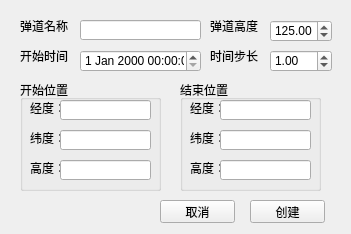
<?xml version="1.0" encoding="UTF-8"?>
<ui version="4.0">
 <class>TrajectoryForm</class>
 <widget class="QWidget" name="TrajectoryForm">
  <property name="geometry">
   <rect>
    <x>0</x>
    <y>0</y>
    <width>351</width>
    <height>234</height>
   </rect>
  </property>
  <property name="windowTitle">
   <string>Form</string>
  </property>
  <widget class="QLabel" name="label">
   <property name="geometry">
    <rect>
     <x>20</x>
     <y>20</y>
     <width>54</width>
     <height>12</height>
    </rect>
   </property>
   <property name="text">
    <string>弹道名称</string>
   </property>
  </widget>
  <widget class="QLineEdit" name="leName">
   <property name="geometry">
    <rect>
     <x>80</x>
     <y>20</y>
     <width>121</width>
     <height>20</height>
    </rect>
   </property>
  </widget>
  <widget class="QGroupBox" name="groupBox">
   <property name="geometry">
    <rect>
     <x>20</x>
     <y>80</y>
     <width>141</width>
     <height>111</height>
    </rect>
   </property>
   <property name="title">
    <string>开始位置</string>
   </property>
   <widget class="QLabel" name="label_2">
    <property name="geometry">
     <rect>
      <x>10</x>
      <y>20</y>
      <width>31</width>
      <height>16</height>
     </rect>
    </property>
    <property name="text">
     <string>经度：</string>
    </property>
   </widget>
   <widget class="QLabel" name="label_3">
    <property name="geometry">
     <rect>
      <x>10</x>
      <y>50</y>
      <width>31</width>
      <height>16</height>
     </rect>
    </property>
    <property name="text">
     <string>纬度：</string>
    </property>
   </widget>
   <widget class="QLabel" name="label_4">
    <property name="geometry">
     <rect>
      <x>10</x>
      <y>80</y>
      <width>31</width>
      <height>16</height>
     </rect>
    </property>
    <property name="text">
     <string>高度：</string>
    </property>
   </widget>
   <widget class="QLineEdit" name="leStartLat">
    <property name="geometry">
     <rect>
      <x>40</x>
      <y>20</y>
      <width>91</width>
      <height>20</height>
     </rect>
    </property>
   </widget>
   <widget class="QLineEdit" name="leStartLon">
    <property name="geometry">
     <rect>
      <x>40</x>
      <y>50</y>
      <width>91</width>
      <height>20</height>
     </rect>
    </property>
   </widget>
   <widget class="QLineEdit" name="leStartAlt">
    <property name="geometry">
     <rect>
      <x>40</x>
      <y>80</y>
      <width>91</width>
      <height>20</height>
     </rect>
    </property>
   </widget>
  </widget>
  <widget class="QGroupBox" name="groupBox_2">
   <property name="geometry">
    <rect>
     <x>180</x>
     <y>80</y>
     <width>141</width>
     <height>111</height>
    </rect>
   </property>
   <property name="title">
    <string>结束位置</string>
   </property>
   <widget class="QLabel" name="label_5">
    <property name="geometry">
     <rect>
      <x>10</x>
      <y>20</y>
      <width>31</width>
      <height>16</height>
     </rect>
    </property>
    <property name="text">
     <string>经度：</string>
    </property>
   </widget>
   <widget class="QLabel" name="label_6">
    <property name="geometry">
     <rect>
      <x>10</x>
      <y>50</y>
      <width>31</width>
      <height>16</height>
     </rect>
    </property>
    <property name="text">
     <string>纬度：</string>
    </property>
   </widget>
   <widget class="QLabel" name="label_7">
    <property name="geometry">
     <rect>
      <x>10</x>
      <y>80</y>
      <width>31</width>
      <height>16</height>
     </rect>
    </property>
    <property name="text">
     <string>高度：</string>
    </property>
   </widget>
   <widget class="QLineEdit" name="leEndLat">
    <property name="geometry">
     <rect>
      <x>40</x>
      <y>20</y>
      <width>91</width>
      <height>20</height>
     </rect>
    </property>
   </widget>
   <widget class="QLineEdit" name="leEndLon">
    <property name="geometry">
     <rect>
      <x>40</x>
      <y>50</y>
      <width>91</width>
      <height>20</height>
     </rect>
    </property>
   </widget>
   <widget class="QLineEdit" name="leEndAlt">
    <property name="geometry">
     <rect>
      <x>40</x>
      <y>80</y>
      <width>91</width>
      <height>20</height>
     </rect>
    </property>
   </widget>
  </widget>
  <widget class="QLabel" name="label_8">
   <property name="geometry">
    <rect>
     <x>20</x>
     <y>50</y>
     <width>54</width>
     <height>12</height>
    </rect>
   </property>
   <property name="text">
    <string>开始时间</string>
   </property>
  </widget>
  <widget class="QDateTimeEdit" name="dateTimeEdit">
   <property name="geometry">
    <rect>
     <x>80</x>
     <y>50</y>
     <width>121</width>
     <height>22</height>
    </rect>
   </property>
  </widget>
  <widget class="QLabel" name="label_9">
   <property name="geometry">
    <rect>
     <x>210</x>
     <y>50</y>
     <width>54</width>
     <height>12</height>
    </rect>
   </property>
   <property name="text">
    <string>时间步长</string>
   </property>
  </widget>
  <widget class="QDoubleSpinBox" name="dsbStep">
   <property name="geometry">
    <rect>
     <x>270</x>
     <y>50</y>
     <width>62</width>
     <height>22</height>
    </rect>
   </property>
   <property name="value">
    <double>1.000000000000000</double>
   </property>
  </widget>
  <widget class="QPushButton" name="psbCance">
   <property name="geometry">
    <rect>
     <x>160</x>
     <y>200</y>
     <width>75</width>
     <height>23</height>
    </rect>
   </property>
   <property name="text">
    <string>取消</string>
   </property>
  </widget>
  <widget class="QPushButton" name="psbCreate">
   <property name="geometry">
    <rect>
     <x>250</x>
     <y>200</y>
     <width>75</width>
     <height>23</height>
    </rect>
   </property>
   <property name="text">
    <string>创建</string>
   </property>
  </widget>
  <widget class="QLabel" name="label_10">
   <property name="geometry">
    <rect>
     <x>210</x>
     <y>20</y>
     <width>54</width>
     <height>12</height>
    </rect>
   </property>
   <property name="text">
    <string>弹道高度</string>
   </property>
  </widget>
  <widget class="QDoubleSpinBox" name="dsbHeight">
   <property name="geometry">
    <rect>
     <x>270</x>
     <y>20</y>
     <width>62</width>
     <height>22</height>
    </rect>
   </property>
   <property name="maximum">
    <double>1200.000000000000000</double>
   </property>
   <property name="value">
    <double>125.000000000000000</double>
   </property>
  </widget>
 </widget>
 <resources/>
 <connections/>
</ui>
